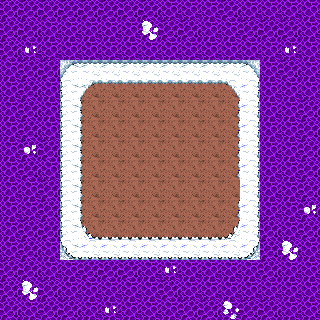

A level layout from a 2D game, rendered from its tile map. Below: a short description, then the map file with its tile-grid data intact:
An orthogonal 16x16 tile map with 20x20 px tiles, 1 tile layer (Calque de Tuiles 1) and 13 objects (12x collision, point d'apparition).

<map version="1.10" tiledversion="1.10.2" orientation="orthogonal" renderorder="right-down" width="16" height="16" tilewidth="20" tileheight="20" infinite="0" nextlayerid="3" nextobjectid="17">
 <tileset firstgid="1" source="neige.tsx" />
 <layer id="1" name="Calque de Tuiles 1" width="16" height="16">
  <data encoding="csv">
145,145,145,145,145,145,145,145,146,146,146,145,146,146,146,146,
145,145,146,146,146,146,146,151,145,145,146,146,145,145,145,146,
145,136,146,146,146,146,146,146,146,146,146,146,146,146,136,146,
146,145,145,12,13,13,13,13,13,13,13,13,14,146,145,146,
146,145,146,28,62,63,63,63,63,63,63,64,30,146,146,146,
146,145,146,28,78,79,79,79,79,79,79,80,30,146,146,145,
146,145,146,28,78,79,79,79,79,79,79,80,30,146,146,145,
146,135,145,28,78,79,79,79,79,79,79,80,30,146,146,145,
146,145,146,28,78,79,79,79,79,79,79,80,30,146,146,145,
146,146,145,28,78,79,79,79,79,79,79,79,30,146,146,145,
146,146,145,28,78,79,79,79,79,79,79,80,30,146,146,135,
146,145,145,28,94,95,95,95,95,95,95,96,30,145,146,145,
146,145,146,44,45,45,45,45,45,45,45,45,46,145,151,146,
145,145,146,146,145,145,145,146,136,146,146,146,146,145,146,146,
145,151,145,146,146,146,146,146,145,146,146,146,146,146,146,146,
145,146,145,145,146,136,146,146,146,145,145,152,145,145,146,146
</data>
 </layer>
 <objectgroup id="2" name="col" class="collision">
  <object id="1" type="collision" x="61" y="40.3333" width="200" height="19.3333" />
  <object id="2" type="collision" x="260.458" y="40.3333" width="20.3333" height="232.333" />
  <object id="6" type="collision" x="39.3333" y="41.5002" width="20.3333" height="232.333" />
  <object id="7" type="collision" x="59.5" y="259.833" width="204.5" height="19.3333" />
  <object id="8" type="collision" x="255" y="248.333" width="7.18182" height="19.3333" />
  <object id="9" type="collision" x="249.5" y="255.606" width="7.90909" height="19.3333" />
  <object id="10" type="collision" x="57.4091" y="248.208" width="7.18182" height="19.3333" />
  <object id="11" type="collision" x="62.0341" y="255.958" width="7.18182" height="19.3333" />
  <object id="12" type="collision" x="57.5341" y="52.5834" width="7.18182" height="19.3333" />
  <object id="13" type="collision" x="62.7841" y="46.2084" width="7.18182" height="19.3333" />
  <object id="14" type="collision" x="254.409" y="51.4584" width="7.18182" height="19.3333" />
  <object id="15" type="collision" x="249.159" y="46.9584" width="7.18182" height="19.3333" />
  <object id="16" name="point d'apparition" x="159.333" y="160">
   <point />
  </object>
 </objectgroup>
</map>
